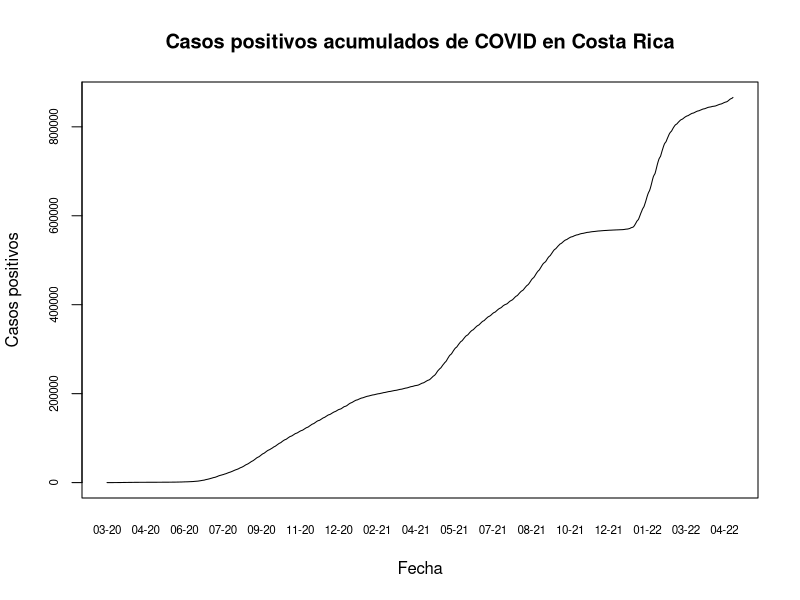
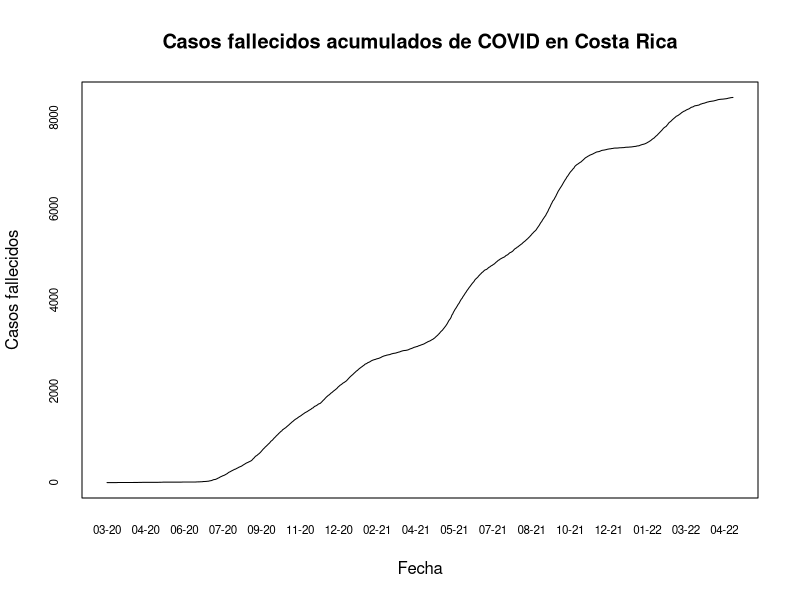
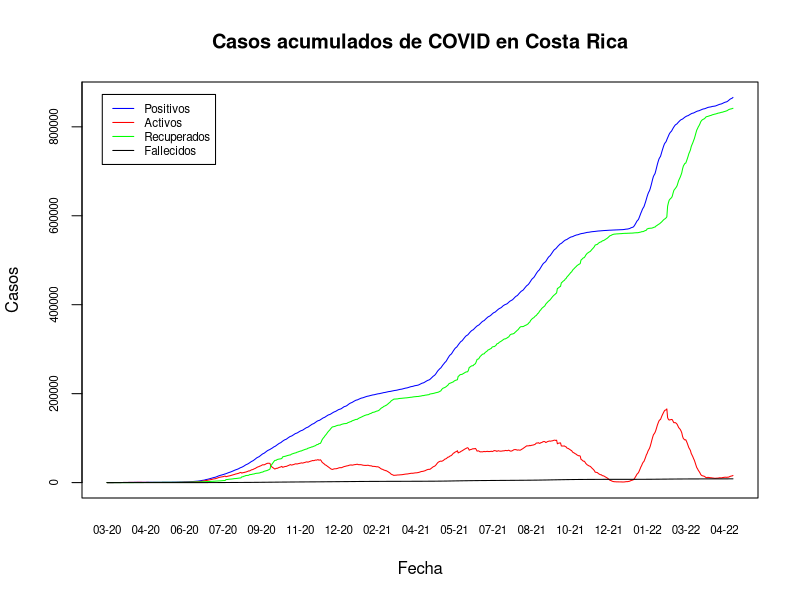
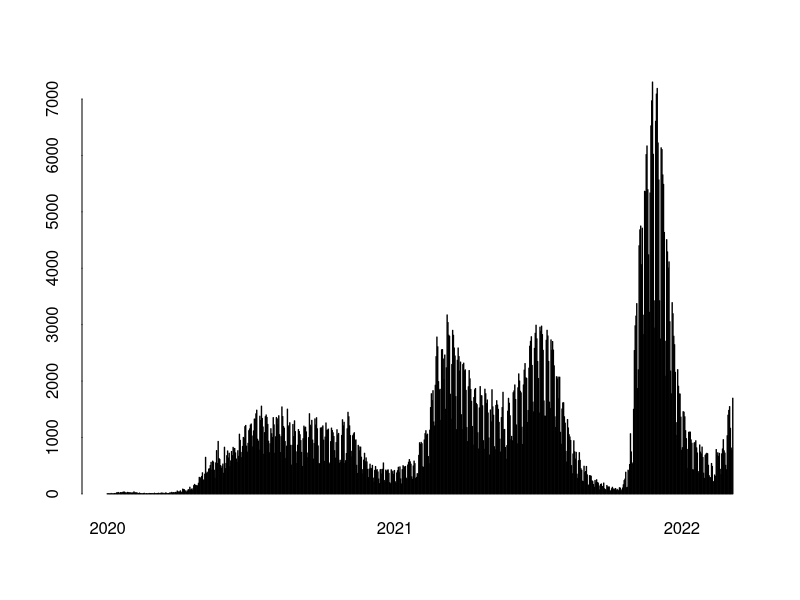
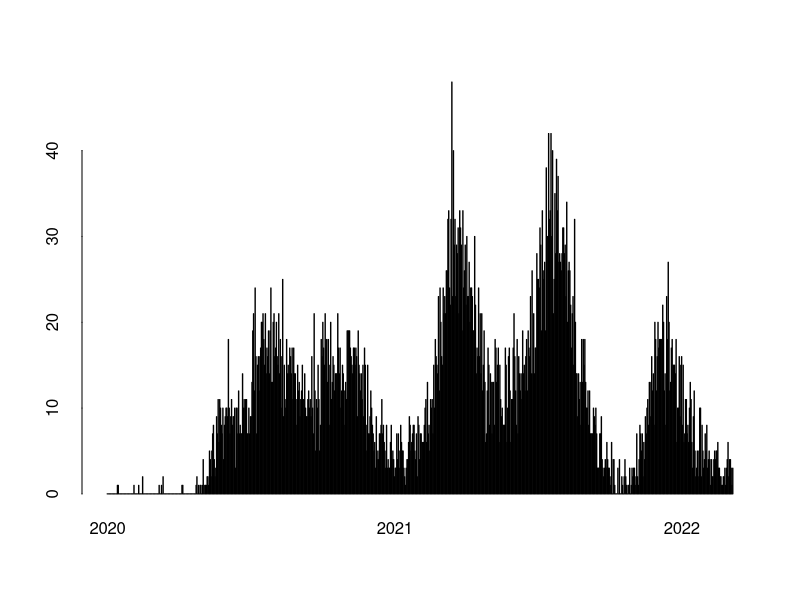
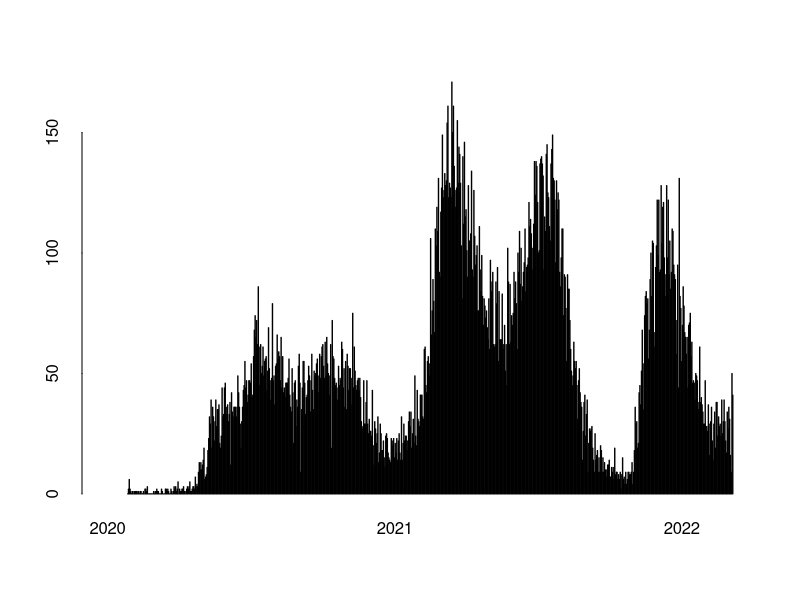
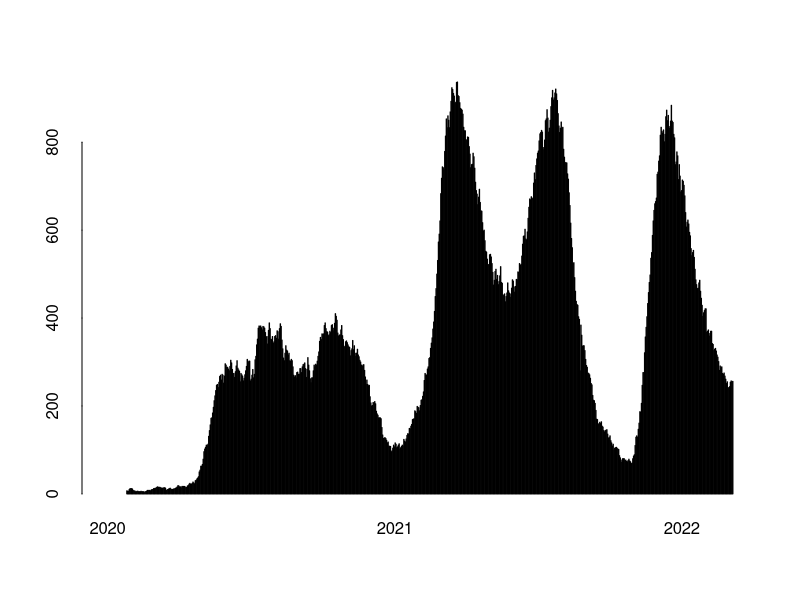
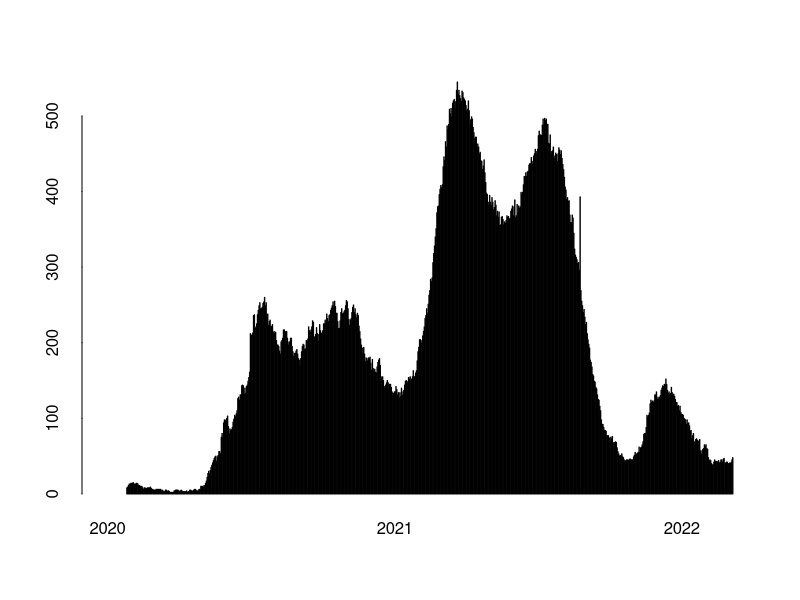

The R script that drew these images, in order:
## ---- chunk 1
knitr::opts_chunk$set(echo = TRUE)
## ---- chunk 2
covid <- read.csv(file="05_10_22_CSV_GENERAL.csv", sep = ";")
## ---- chunk 3
options(scipen = 8)

## ---- chunk 4
covid$FECHA <- as.Date(covid$FECHA, format = "%d/%m/%Y")
## ---- chunk 5
plot(
  covid$FECHA,
  covid$positivos,
  type = "l",
  xaxt = "n",
  yaxt = "n",
  main = "Casos positivos acumulados de COVID en Costa Rica",
  xlab = "Fecha",
  ylab = "Casos positivos"
)

# Formato del eje X

axis(side = 1,
     covid$FECHA,
     tick = FALSE,
     format(covid$FECHA, "%m-%y"),
     cex.axis = .7)


# Formato del eje Y

axis(
  side = 2,
  covid$positivos,
  labels = TRUE,  
  at = seq(0, 1000000, by = 200000),
  cex.axis = .7
)
## ---- chunk 6

# Gráfico de líneas
plot(
  covid$FECHA,
  covid$fallecidos,
  type = "l",
  xaxt = "n",
  yaxt = "n",
  main = "Casos fallecidos acumulados de COVID en Costa Rica",
  xlab = "Fecha",
  ylab = "Casos fallecidos"
)

# Formato del eje X
axis(side = 1,
     covid$FECHA,
     tick = FALSE,
     format(covid$FECHA, "%m-%y"),
     cex.axis = .7)

# Formato del eje Y
axis(
  side = 2,
  covid$fallecidos,
  labels = TRUE,  
  at = seq(0, 10000, by = 2000),
  cex.axis = .7
)

## ---- chunk 7
# Gráfico de líneas de casos activos
plot(
  covid$FECHA,
  covid$positivos,
  type = "l",
  xaxt = "n",
  yaxt = "n",
  main = "Casos acumulados de COVID en Costa Rica",
  xlab = "Fecha",
  ylab = "Casos",
  col = "blue"
)

# Casos activos
lines(covid$FECHA, covid$activos, col = "red")

#Casos recuperados
lines(covid$FECHA, covid$RECUPERADOS, col = "green")

#Casos fallecidos
lines(covid$FECHA, covid$fallecidos, col="black")


# Formato del eje X

axis(side = 1,
     covid$FECHA,
     tick = FALSE,
     format(covid$FECHA, "%m-%y"),
     cex.axis = .7)


# Formato del eje Y

axis(
  side = 2,
  covid$positivos,
  labels = TRUE,  
  at = seq(0, 1000000, by = 200000),
  cex.axis = .7
)

# Leyenda
legend(
  x = "topleft",
  inset = 0.03,
  legend = c("Positivos", "Activos", "Recuperados", "Fallecidos"),
  col = c("blue", "red", "green", "black"),
  lty = 1,
  cex = 0.7)
## ---- chunk 8
barplot(height = covid$nue_posi,  names.arg=format(covid$FECHA, "%Y"),
  ann = FALSE,
  bty = "n",
  tck = 0,
  xaxt = "n",
  space = 1,
  main="Casos positivos por día",
  xlab = "Fecha",
  ylab = "Casos positivos",
  col = "black")

# Fechas minima y máxima
x_min <- min(covid$FECHA)
x_max <- max(covid$FECHA)

# Formato del eje X
axis(
  side = 1,
  at = match(seq(as.Date(x_min), x_max, "years"), covid$FECHA) * (1 + 1),
  labels = format(seq(as.Date(x_min), x_max, "years"), "%Y"),
  lwd = 0)

### Fallecidos

barplot(height = covid$nue_falleci,  names.arg=format(covid$FECHA, "%Y"),
  ann = FALSE,
  bty = "n",
  tck = 0,
  xaxt = "n",
  space = 1,
  main="Casos fallecidos por día",
  xlab = "Fecha",
  ylab = "Casos fallecidos",
  col = "black")

# Fechas minima y máxima
x_min <- min(covid$FECHA)
x_max <- max(covid$FECHA)

# Formato del eje X
axis(
  side = 1,
  at = match(seq(as.Date(x_min), x_max, "years"), covid$FECHA) * (1 + 1),
  labels = format(seq(as.Date(x_min), x_max, "years"), "%Y"),
  lwd = 0)

## ---- chunk 9
barplot(height = covid$nue_hospi,  names.arg=format(covid$FECHA, "%Y"),
  ann = FALSE,
  bty = "n",
  tck = 0,
  xaxt = "n",
  space = 1,
  main="Casos horpitalizados por día",
  xlab = "Fecha",
  ylab = "Casos hospitalizados",
  col = "black")

# Fechas minima y máxima
x_min <- min(covid$FECHA)
x_max <- max(covid$FECHA)

# Formato del eje X
axis(
  side = 1,
  at = match(seq(as.Date(x_min), x_max, "years"), covid$FECHA) * (1 + 1),
  labels = format(seq(as.Date(x_min), x_max, "years"), "%Y"),
  lwd = 0)

## ---- chunk 10
barplot(height = covid$salon,  names.arg=format(covid$FECHA, "%Y"),
  ann = FALSE,
  bty = "n",
  tck = 0,
  xaxt = "n",
  space = 1,
  main="Casos hospitalizados en salón",
  xlab = "Fecha",
  ylab = "Casos salón",
  col = "black")

# Fechas minima y máxima
x_min <- min(covid$FECHA)
x_max <- max(covid$FECHA)

# Formato del eje X
axis(
  side = 1,
  at = match(seq(as.Date(x_min), x_max, "years"), covid$FECHA) * (1 + 1),
  labels = format(seq(as.Date(x_min), x_max, "years"), "%Y"),
  lwd = 0)

### UCI

barplot(height = covid$UCI,  names.arg=format(covid$FECHA, "%Y"),
  ann = FALSE,
  bty = "n",
  tck = 0,
  xaxt = "n",
  space = 1,
  main="Casos hospitaizados en UCI",
  xlab = "Fecha",
  ylab = "Casos UCI",
  col = "red")

# Fechas minima y máxima
x_min <- min(covid$FECHA)
x_max <- max(covid$FECHA)

# Formato del eje X
axis(
  side = 1,
  at = match(seq(as.Date(x_min), x_max, "years"), covid$FECHA) * (1 + 1),
  labels = format(seq(as.Date(x_min), x_max, "years"), "%Y"),
  lwd = 0)

